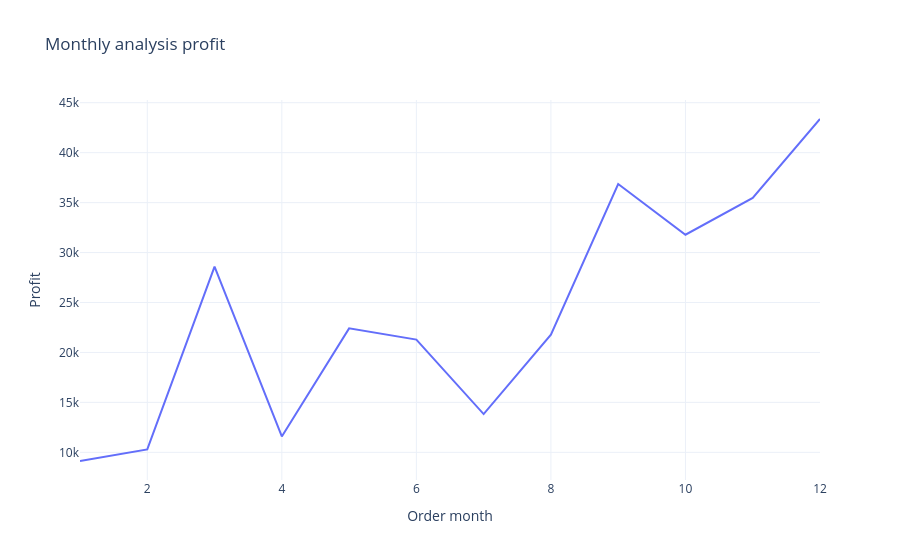

Notebook cell for this chart:
### Code cell
fig = px.line(profit_by_month,x='Order month',y='Profit',title='Monthly analysis profit')
fig.show()

### Figure 1 — Plotly figure (JSON) as saved in the notebook; plotly's stock layout.template omitted (floating-point values rounded to 4 significant figures)
{"data": [{"hovertemplate": "Order month=%{x}<br>Profit=%{y}<extra></extra>", "legendgroup": "", "line": {"color": "#636efa", "dash": "solid"}, "marker": {"symbol": "circle"}, "mode": "lines", "name": "", "orientation": "v", "showlegend": false, "type": "scatter", "x": [1, 2, 3, 4, 5, 6, 7, 8, 9, 10, 11, 12], "xaxis": "x", "y": [9134.0, 10290.0, 28590.0, 11590.0, 22410.0, 21290.0, 13830.0, 21780.0, 36860.0, 31780.0, 35470.0, 43370.0], "yaxis": "y"}], "layout": {"legend": {"tracegroupgap": 0}, "title": {"text": "Monthly analysis profit"}, "xaxis": {"anchor": "y", "domain": [0, 1], "title": {"text": "Order month"}}, "yaxis": {"anchor": "x", "domain": [0, 1], "title": {"text": "Profit"}}}}
